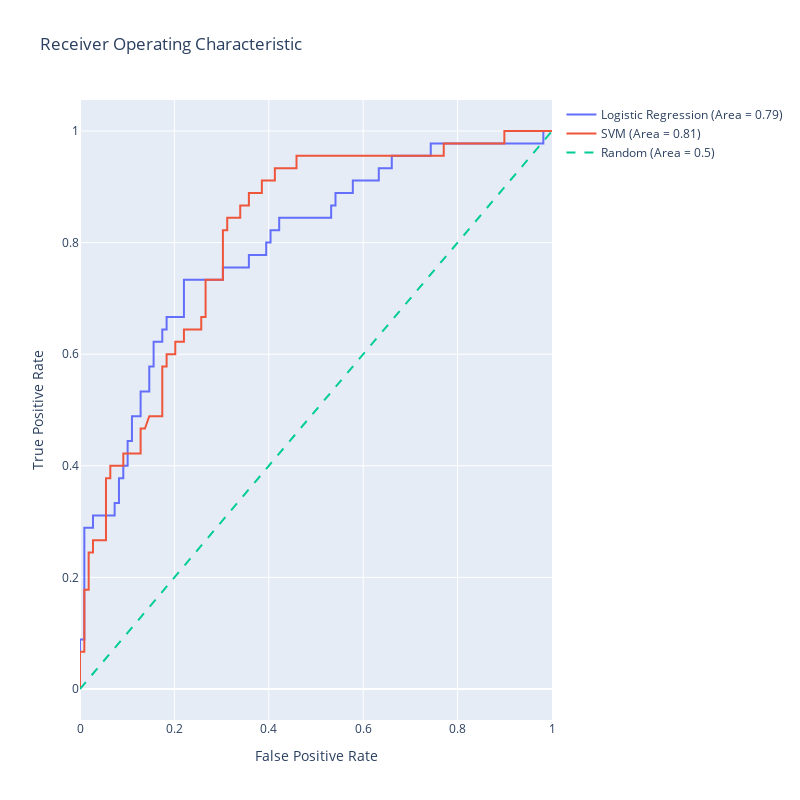

The notebook cell this image was saved under:
### Code cell
import numpy as np
import plotly.graph_objects as go
from sklearn.linear_model import LogisticRegression
from sklearn.svm import SVC
from sklearn.metrics import roc_curve, roc_auc_score
from sklearn.preprocessing import StandardScaler

# Assuming that X_train, X_test, y_train, y_test are already defined

# SVM requires feature scaling for better performance
scaler = StandardScaler()
X_train_scaled = scaler.fit_transform(X_train)
X_test_scaled = scaler.transform(X_test)

# Logistic Regression model
lr_model = LogisticRegression(max_iter=1000)
lr_model.fit(X_train, y_train)
lr_scores = lr_model.predict_proba(X_test)[:,1]

# SVM model
svm_model = SVC(probability=True)
svm_model.fit(X_train_scaled, y_train)
svm_scores = svm_model.predict_proba(X_test_scaled)[:,1]

# Generate ROC curve data for logistic regression model
lr_fpr, lr_tpr, lr_thresholds = roc_curve(y_test, lr_scores)
lr_auc = roc_auc_score(y_test, lr_scores)

# Generate ROC curve data for SVM model
svm_fpr, svm_tpr, svm_thresholds = roc_curve(y_test, svm_scores)
svm_auc = roc_auc_score(y_test, svm_scores)

# Generate a trace for the Logistic Regression ROC curve
trace0 = go.Scatter(
    x=lr_fpr,
    y=lr_tpr,
    mode='lines',
    name=f'Logistic Regression (Area = {lr_auc:.2f})'
)

# Generate a trace for the SVM ROC curve
trace1 = go.Scatter(
    x=svm_fpr,
    y=svm_tpr,
    mode='lines',
    name=f'SVM (Area = {svm_auc:.2f})'
)

# Diagonal line
trace2 = go.Scatter(
    x=[0, 1], 
    y=[0, 1], 
    mode='lines', 
    name='Random (Area = 0.5)', 
    line=dict(dash='dash')
)

data = [trace0, trace1, trace2]

# Define layout with square aspect ratio
layout = go.Layout(
    title='Receiver Operating Characteristic',
    xaxis=dict(title='False Positive Rate'),
    yaxis=dict(title='True Positive Rate'),
    autosize=False,
    width=800,
    height=800,
    showlegend=True
)

# Define figure and add data
fig = go.Figure(data=data, layout=layout)

# Show figure
fig.show()

### Figure 1 — Plotly figure (JSON) as saved in the notebook; plotly's stock layout.template omitted (floating-point values rounded to 4 significant figures)
{"data": [{"mode": "lines", "name": "Logistic Regression (Area = 0.79)", "type": "scatter", "x": [0, 0, 0, 0.009174, 0.009174, 0.02752, 0.02752, 0.07339, 0.07339, 0.08257, 0.08257, 0.09174, 0.09174, 0.1009, 0.1009, 0.1101, 0.1101, 0.1284, 0.1284, 0.1468, 0.1468, 0.156, 0.156, 0.1743, 0.1743, 0.1835, 0.1835, 0.2202, 0.2202, 0.3028, 0.3028, 0.3578, 0.3578, 0.3945, 0.3945, 0.4037, 0.4037, 0.422, 0.422, 0.5321, 0.5321, 0.5413, 0.5413, 0.578, 0.578, 0.633, 0.633, 0.6606, 0.6606, 0.7431, 0.7431, 0.9817, 0.9817, 1], "y": [0, 0.02222, 0.08889, 0.08889, 0.2889, 0.2889, 0.3111, 0.3111, 0.3333, 0.3333, 0.3778, 0.3778, 0.4, 0.4, 0.4444, 0.4444, 0.4889, 0.4889, 0.5333, 0.5333, 0.5778, 0.5778, 0.6222, 0.6222, 0.6444, 0.6444, 0.6667, 0.6667, 0.7333, 0.7333, 0.7556, 0.7556, 0.7778, 0.7778, 0.8, 0.8, 0.8222, 0.8222, 0.8444, 0.8444, 0.8667, 0.8667, 0.8889, 0.8889, 0.9111, 0.9111, 0.9333, 0.9333, 0.9556, 0.9556, 0.9778, 0.9778, 1, 1]}, {"mode": "lines", "name": "SVM (Area = 0.81)", "type": "scatter", "x": [0, 0, 0, 0.009174, 0.009174, 0.01835, 0.01835, 0.02752, 0.02752, 0.05505, 0.05505, 0.06422, 0.06422, 0.09174, 0.09174, 0.1284, 0.1284, 0.1376, 0.1468, 0.1743, 0.1743, 0.1835, 0.1835, 0.2018, 0.2018, 0.2202, 0.2202, 0.2569, 0.2569, 0.2661, 0.2661, 0.3028, 0.3028, 0.3119, 0.3119, 0.3394, 0.3394, 0.3578, 0.3578, 0.3853, 0.3853, 0.4128, 0.4128, 0.4587, 0.4587, 0.7706, 0.7706, 0.8991, 0.8991, 1], "y": [0, 0.02222, 0.06667, 0.06667, 0.1778, 0.1778, 0.2444, 0.2444, 0.2667, 0.2667, 0.3778, 0.3778, 0.4, 0.4, 0.4222, 0.4222, 0.4667, 0.4667, 0.4889, 0.4889, 0.5778, 0.5778, 0.6, 0.6, 0.6222, 0.6222, 0.6444, 0.6444, 0.6667, 0.6667, 0.7333, 0.7333, 0.8222, 0.8222, 0.8444, 0.8444, 0.8667, 0.8667, 0.8889, 0.8889, 0.9111, 0.9111, 0.9333, 0.9333, 0.9556, 0.9556, 0.9778, 0.9778, 1, 1]}, {"line": {"dash": "dash"}, "mode": "lines", "name": "Random (Area = 0.5)", "type": "scatter", "x": [0, 1], "y": [0, 1]}], "layout": {"autosize": false, "height": 800, "showlegend": true, "title": {"text": "Receiver Operating Characteristic"}, "width": 800, "xaxis": {"autorange": true, "range": [0, 1], "title": {"text": "False Positive Rate"}, "type": "linear"}, "yaxis": {"autorange": true, "range": [-0.05556, 1.056], "title": {"text": "True Positive Rate"}, "type": "linear"}}}
